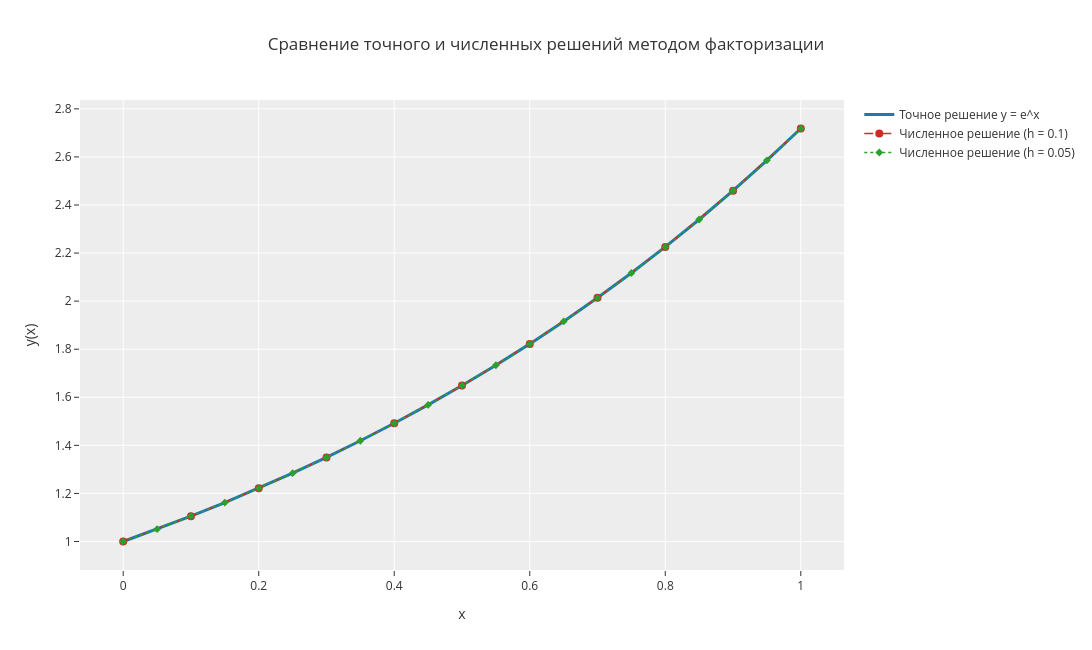

Write notebook code for a chart like this one.
### Code cell
# 1. График точного и численных решений (h1 = 0.1, h2 = 0.05)
fig_solution = go.Figure()

fig_solution.add_trace(
    go.Scatter(
        x=sol_h2["x"],
        y=sol_h2["y_exact"],
        mode="lines",
        name="Точное решение y = e^x",
        line=dict(color="#1f77b4", width=3)
    )
)

fig_solution.add_trace(
    go.Scatter(
        x=sol_h1["x"],
        y=sol_h1["y_numeric"],
        mode="lines+markers",
        name="Численное решение (h = 0.1)",
        marker=dict(size=8, symbol="circle", color="#d62728"),
        line=dict(dash="dash", width=1.5, color="#d62728")
    )
)

fig_solution.add_trace(
    go.Scatter(
        x=sol_h2["x"],
        y=sol_h2["y_numeric"],
        mode="lines+markers",
        name="Численное решение (h = 0.05)",
        marker=dict(size=6, symbol="diamond", color="#2ca02c"),
        line=dict(dash="dot", width=1.5, color="#2ca02c")
    )
)

fig_solution.update_layout(
    title="Сравнение точного и численных решений методом факторизации",
    xaxis_title="x",
    yaxis_title="y(x)",
    template="ggplot2",
    hovermode="x unified",
    height=650,
    width=1200
)

fig_solution.show()

### Figure 1 — Plotly figure (JSON) as saved in the notebook; plotly's stock layout.template omitted (floating-point values rounded to 4 significant figures)
{"data": [{"line": {"color": "#1f77b4", "width": 3}, "mode": "lines", "name": "Точное решение y = e^x", "type": "scatter", "x": [0.0, 0.05, 0.1, 0.15, 0.2, 0.25, 0.3, 0.35, 0.4, 0.45, 0.5, 0.55, 0.6, 0.65, 0.7, 0.75, 0.8, 0.85, 0.9, 0.95, 1.0], "y": [1.0, 1.051, 1.105, 1.162, 1.221, 1.284, 1.35, 1.419, 1.492, 1.568, 1.649, 1.733, 1.822, 1.916, 2.014, 2.117, 2.226, 2.34, 2.46, 2.586, 2.718]}, {"line": {"color": "#d62728", "dash": "dash", "width": 1.5}, "marker": {"color": "#d62728", "size": 8, "symbol": "circle"}, "mode": "lines+markers", "name": "Численное решение (h = 0.1)", "type": "scatter", "x": [0.0, 0.1, 0.2, 0.3, 0.4, 0.5, 0.6, 0.7, 0.8, 0.9, 1.0], "y": [0.9999, 1.105, 1.221, 1.35, 1.492, 1.649, 1.822, 2.014, 2.226, 2.46, 2.718]}, {"line": {"color": "#2ca02c", "dash": "dot", "width": 1.5}, "marker": {"color": "#2ca02c", "size": 6, "symbol": "diamond"}, "mode": "lines+markers", "name": "Численное решение (h = 0.05)", "type": "scatter", "x": [0.0, 0.05, 0.1, 0.15, 0.2, 0.25, 0.3, 0.35, 0.4, 0.45, 0.5, 0.55, 0.6, 0.65, 0.7, 0.75, 0.8, 0.85, 0.9, 0.95, 1.0], "y": [1.0, 1.051, 1.105, 1.162, 1.221, 1.284, 1.35, 1.419, 1.492, 1.568, 1.649, 1.733, 1.822, 1.916, 2.014, 2.117, 2.226, 2.34, 2.46, 2.586, 2.718]}], "layout": {"height": 650, "hovermode": "x unified", "title": {"text": "Сравнение точного и численных решений методом факторизации"}, "width": 1200, "xaxis": {"title": {"text": "x"}}, "yaxis": {"title": {"text": "y(x)"}}}}
